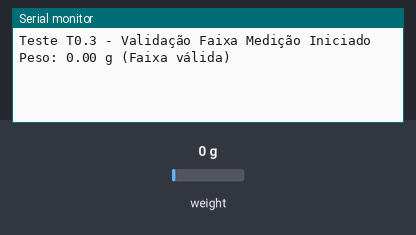
A sketch run on a simulated Arduino Uno, built with avr-gcc and run on an emulated ATmega328P. Shown: the last lines printed to the serial monitor. The test bench sets the inputs (shaded band); at power-on: weight on the scale 0 g.

Above: at 2.2 s.
2.3 s: weight on the scale set to 100 g
At 4.6 s:
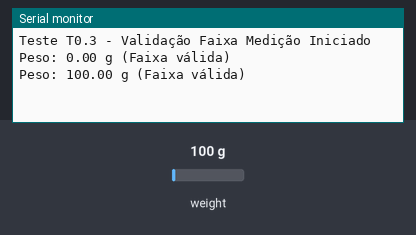
4.8 s: weight on the scale set to 1250 g
At 6.5 s:
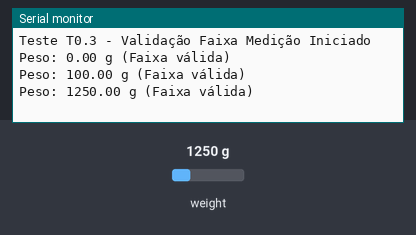
Timing chart, 0 to 8.0 s (numbered marks = the images above; inputs shaded):
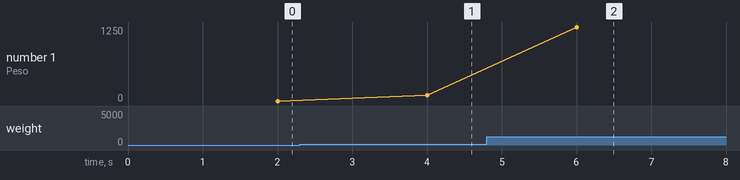

The sketch:

T0_3_Validar_Faixa_Medicao.ino
```cpp
// T0_3_Validar_Faixa_Medicao.ino
// Função: Balança de Volume
// Artifact ID: c7c30809-5130-4d41-82e3-cd6817face86
// Versão: v1.0.1
// Data: 2025-04-20
// Iteração: 34
// Requisitos: RD2.2 (Validação de Faixa)
// Descrição: Valida se o peso medido pelo HX711 está dentro da faixa esperada (ex.: 0–5000 g).
// Diretório: docs/V1.01/codes/Balanca_de_Volume/T0_3

#include <HX711.h>

#define HX711_DOUT 3 // Pino de dados do HX711
#define HX711_SCK 2  // Pino de clock do HX711
#define MAX_WEIGHT 5000 // Peso máximo em gramas

HX711 scale;

void setup() {
  Serial.begin(9600);
  while (!Serial) {
    ;
  }
  Serial.println("Teste T0.3 - Validação Faixa Medição Iniciado");

  scale.begin(HX711_DOUT, HX711_SCK);
  scale.tare();
  scale.set_scale(100.0); // Ajustar após calibração real
}

void loop() {
  float weight = scale.get_units(10);
  Serial.print("Peso: ");
  Serial.print(weight);
  Serial.print(" g");

  if (weight >= 0 && weight <= MAX_WEIGHT) {
    Serial.println(" (Faixa válida)");
  } else {
    Serial.println(" (Fora da faixa esperada)");
  }
  delay(1000);
}
```

Measured:
- after the input at 2.3 s, the serial monitor: prints a new line after 1.7 s (image 1)
- after the input at 4.8 s, the serial monitor: prints a new line after 1.2 s (image 2)
- plotted number 1: 0 → 100 after the input at 2.3 s, 100 → 1250 after the input at 4.8 s
